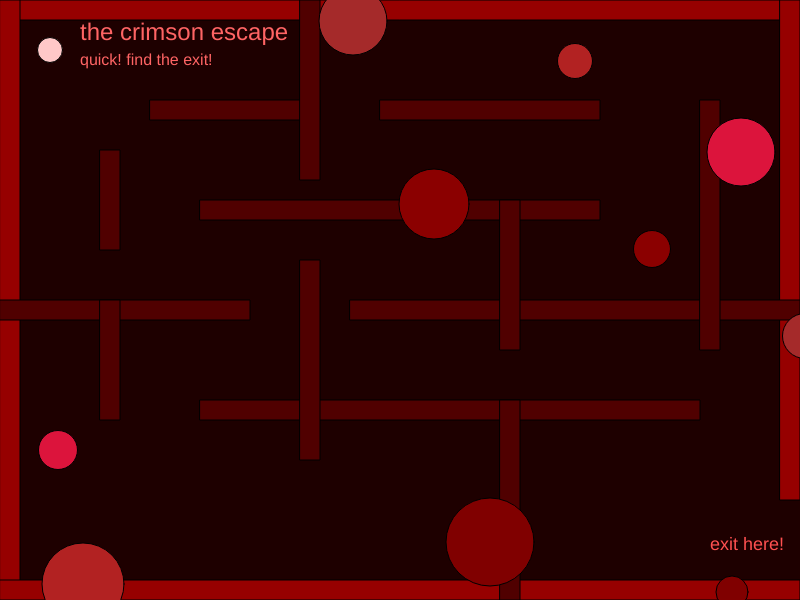
Frame 1 (no input)
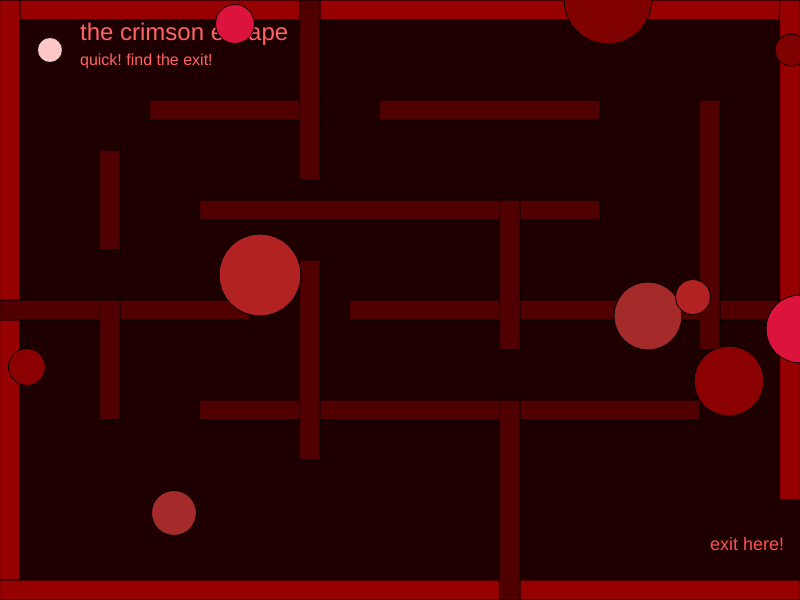
Frame 60 (no input)
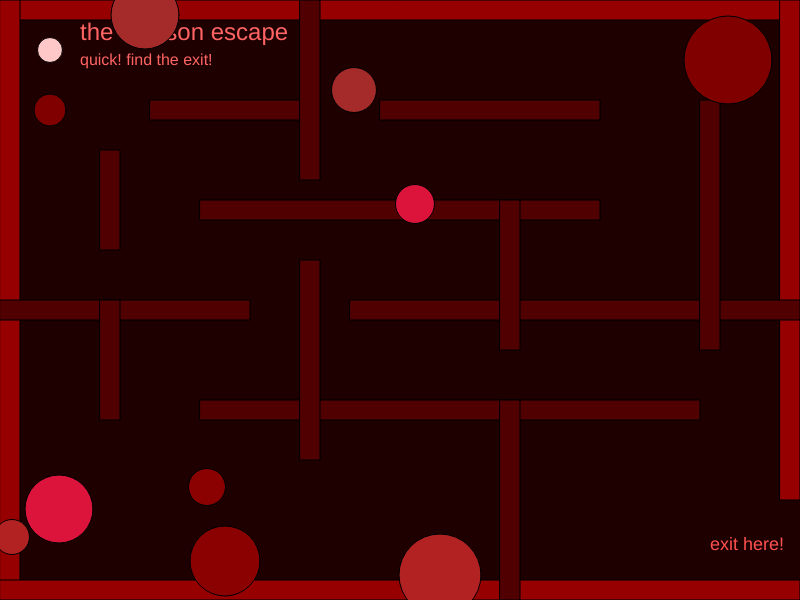
Frame 120 (the mouse pressed at the canvas centre since frame 60)

The p5.js sketch that drew these frames (run headless with seeded random() and noise() and a simulated clock; from frame 60 on, the mouse is pressed at the canvas centre):

// p5.js sketch
// ── sketch.js
var characterX = 50;
var characterY = 50;

var w = 87;
var s = 83;
var a = 65;
var d = 68;

var shapeXs = [];
var shapeYs = [];
var diameters = [];
var shapeXSpeeds = [];
var shapeYSpeeds = [];
var colors = [];

var mouseShapeX;
var mouseShapeY;

var palette = [
    [128,0,0],
    [139,0,0],
    [165,42,42],
    [178,34,34],
    [220,20,60]
];

function setup()
{
    createCanvas(800,600);

    for(var i = 0; i < 10; i++)
    {
        shapeXs[i] = getRandomNumber(width);
        shapeYs[i] = getRandomNumber(height);

        diameters[i] = getRandomNumber(60) + 20;

        shapeXSpeeds[i] = Math.floor(Math.random()* 5) + 1;
        shapeYSpeeds[i] = Math.floor(Math.random()* 5) + 1;

        colors[i] = palette[i % palette.length];
    }
}

function draw()
{
    background(30,0,0);

    createBorders(20);

    drawMazeWalls();

    createExit();

    drawTitle();

    drawCharacter();
    characterMovement();

    drawObstacles();
    moveObstacles();

    drawMouseShape();

    checkWin();
}

function drawTitle()
{
    fill(255,100,100);
    textSize(24);
    text("the crimson escape", 80, 40);

    textSize(16);
    text("quick! find the exit!", 80,65);
}

function drawCharacter()
{
    fill(255,200,200);
    circle(characterX, characterY, 25);
}

function characterMovement()
{
    if(keyIsDown(w)) characterY -= 8;
    if(keyIsDown(s)) characterY += 8;
    if(keyIsDown(a)) characterX -= 8;
    if(keyIsDown(d)) characterX += 8;
}

function createBorders(thickness)
{
    fill(150,0,0);

    rect(0,0, width, thickness);
    rect(0,0, thickness, height);
    rect(0, height - thickness, width, thickness);
    rect(width - thickness, 0, thickness, height - 100);
}

function createExit()
{
    fill(255, 80, 80);
    textSize(18);
    text("exit here!", width - 90, height - 50);
}

function drawObstacles()
{
    for(var i = 0; i < shapeXs.length; i++)
    {
        fill(colors[i][0], colors[i][1], colors[i][2]);

        circle(shapeXs[i], shapeYs[i], diameters[i]);
    }
}

function moveObstacles()
{
    for(var i = 0; i < shapeXs.length; i++)
    {
        shapeXs[i] += shapeXSpeeds[i];
        shapeYs[i] += shapeYSpeeds[i];

        if(shapeXs[i] > width) shapeXs[i] = 0;
        if(shapeXs[i] < 0) shapeXs[i] = width;

        if(shapeYs[i] > height) shapeYs[i] = 0;
        if(shapeYs[i] < 0) shapeYs[i] = height;
    }
}

function mouseClicked()
{
    mouseShapeX = mouseX;
    mouseShapeY = mouseY;
}

function drawMouseShape()
{
    fill(120,130,140);
    circle(mouseShapeX, mouseShapeY, 25);
}

function checkWin()
{
    if(characterX > width - 40 && characterY > height - 100)
    {
        fill(255);
        textSize(30);
        text("you escaped!", width/2 - 120, height/2);
    }
}

function getRandomNumber(number)
{
    return Math.floor(Math.random() * number) + 10;
}

function drawMazeWalls()
{
    fill(80,0,0);
    
    rect(150,100,170,20);
    rect(380,100,220,20);

    rect(200,200,400,20);

    rect(0,300,250,20);
    rect(350,300,450,20);

    rect(200,400,500,20);

    rect(100,150,20,100);
    rect(100,300,20,120);

    rect(300,0,20,180);
    rect(300,260,20,200);

    rect(500,200,20,150);
    rect(500,400,20,200);

    rect(700,100,20,250);
}
